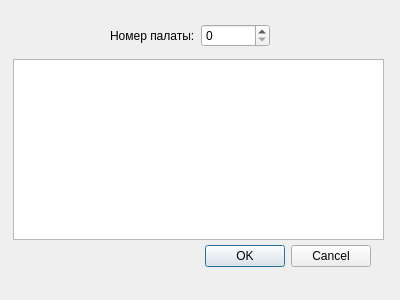
<?xml version="1.0" encoding="UTF-8"?>
<ui version="4.0">
 <class>WardDialog</class>
 <widget class="QDialog" name="WardDialog">
  <property name="geometry">
   <rect>
    <x>0</x>
    <y>0</y>
    <width>400</width>
    <height>300</height>
   </rect>
  </property>
  <property name="windowTitle">
   <string>Dialog</string>
  </property>
  <widget class="QDialogButtonBox" name="buttonBox">
   <property name="geometry">
    <rect>
     <x>30</x>
     <y>240</y>
     <width>341</width>
     <height>32</height>
    </rect>
   </property>
   <property name="orientation">
    <enum>Qt::Horizontal</enum>
   </property>
   <property name="standardButtons">
    <set>QDialogButtonBox::Cancel|QDialogButtonBox::Ok</set>
   </property>
  </widget>
  <widget class="QWidget" name="horizontalLayoutWidget">
   <property name="geometry">
    <rect>
     <x>110</x>
     <y>10</y>
     <width>160</width>
     <height>51</height>
    </rect>
   </property>
   <layout class="QHBoxLayout" name="horizontalLayout">
    <item>
     <widget class="QLabel" name="label">
      <property name="text">
       <string>Номер палаты:</string>
      </property>
     </widget>
    </item>
    <item>
     <widget class="QSpinBox" name="spinBox">
      <property name="maximum">
       <number>3</number>
      </property>
     </widget>
    </item>
   </layout>
  </widget>
  <widget class="QTextEdit" name="textEdit">
   <property name="geometry">
    <rect>
     <x>13</x>
     <y>59</y>
     <width>371</width>
     <height>181</height>
    </rect>
   </property>
  </widget>
 </widget>
 <resources/>
 <connections>
  <connection>
   <sender>buttonBox</sender>
   <signal>accepted()</signal>
   <receiver>WardDialog</receiver>
   <slot>accept()</slot>
   <hints>
    <hint type="sourcelabel">
     <x>248</x>
     <y>254</y>
    </hint>
    <hint type="destinationlabel">
     <x>157</x>
     <y>274</y>
    </hint>
   </hints>
  </connection>
  <connection>
   <sender>buttonBox</sender>
   <signal>rejected()</signal>
   <receiver>WardDialog</receiver>
   <slot>reject()</slot>
   <hints>
    <hint type="sourcelabel">
     <x>316</x>
     <y>260</y>
    </hint>
    <hint type="destinationlabel">
     <x>286</x>
     <y>274</y>
    </hint>
   </hints>
  </connection>
 </connections>
</ui>
